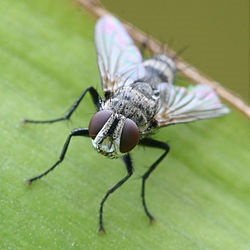
#> input picture images/fly1.jpg, 250 x 250 px
$ python generator.py
#> lines starting #> are read from the running program, lines starting #| are printed output that depends on the picture
#!/usr/bin/env python3

import matplotlib.pyplot as plt
import sys

from PIL import Image, ImageFilter

print("len(sys.argv)=", len(sys.argv))

if (len(sys.argv) >= 2):
    filename = sys.argv[1]
else:
    filename = "../images/fly1.jpg"

debug_show = False
rows = 2 + 1 * debug_show
print("rows = ", rows)

image0 = Image.open(filename)
#> image0 is the input picture: PIL image 250x250 RGB; mean R, G, B 142.1, 163.6, 104.1
w, h = image0.size
#> w = 250; h = 250

fig = plt.figure()
ax = fig.add_subplot(rows, 2, 1)
ax.set_title("Original")
plt.axis("off")
plt.imshow(image0)
image0.save("group/00.png");


image1 = image0.crop((0, 0, (w >> 1), h))
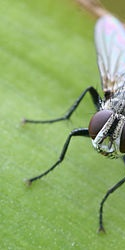
#> image1: PIL image 125x250 RGB; mean R, G, B 145.5, 173.6, 108.4
print(image1.size)
#| (125, 250)
blurred1 = image1.filter(ImageFilter.GaussianBlur(radius=1))
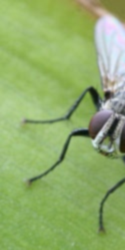
#> blurred1: PIL image 125x250 RGB; mean R, G, B 145.2, 173.3, 108
if debug_show:
    ax = fig.add_subplot(rows, 2, 3)
    ax.set_title("Left side")
    plt.axis("off")
    plt.imshow(blurred1)


image2 = image0.crop(((w >> 1), 0, w, h))
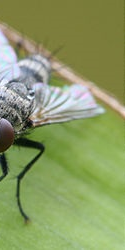
#> image2: PIL image 125x250 RGB; mean R, G, B 138.8, 153.6, 99.7
print(image2.size)
#| (125, 250)
blurred2 = image2.filter(ImageFilter.GaussianBlur(radius=1))
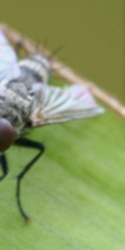
#> blurred2: PIL image 125x250 RGB; mean R, G, B 138.5, 153.4, 99.4
if debug_show:
    ax = fig.add_subplot(rows, 2, 4)
    ax.set_title("Right side")
    plt.axis("off")
    plt.imshow(blurred2)


image3 = Image.new("RGB", (w, h))
#> image3: PIL image 250x250 RGB; every value is 0
image3.paste(blurred1, (0, 0, (w >> 1), h))
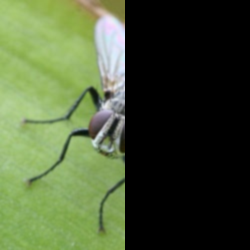
#> image3: PIL image 250x250 RGB; mean R, G, B 72.6, 86.6, 54
image3.paste(image2, ((w >> 1), 0, w, h))

ax = fig.add_subplot(rows, 2, rows * 2 - 1)
ax.set_title("Blurred left")
plt.imshow(image3)
image3.save("group/01.png");


image4 = Image.new("RGB", (w, h))
image4.paste(image1, (0, 0, (w >> 1), h))
image4.paste(blurred2, ((w >> 1), 0, w, h))

ax = fig.add_subplot(rows, 2, rows * 2)
ax.set_title("Blurred right")
plt.imshow(image4)
image4.save("group/02.png");

plt.show()

$ run again, with images/fly.jpg copied over images/fly1.jpg
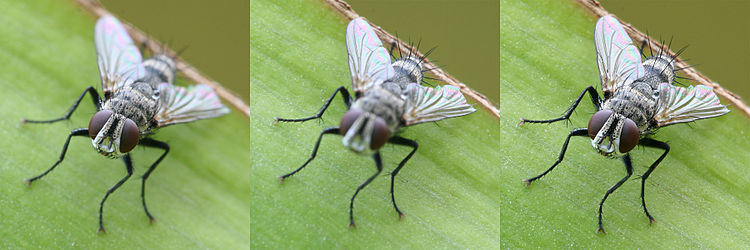
#> input picture images/fly.jpg, 750 x 250 px
#> image0 is the input picture: PIL image 750x250 RGB; mean R, G, B 141.9, 163.8, 103.6
#| (375, 250)
#| (375, 250)
#> `image3.paste(blurred1, (0, 0, (w >> 1), h))`:
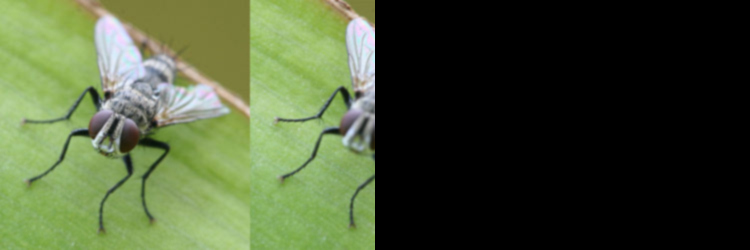
#> image3: PIL image 750x250 RGB; mean R, G, B 71.6, 83.9, 53.3
#> `image4.paste(blurred2, ((w >> 1), 0, w, h))`:
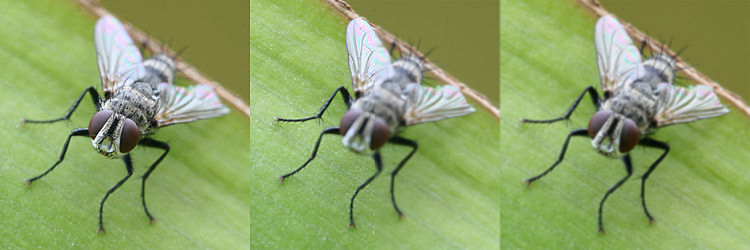
#> image4: PIL image 750x250 RGB; mean R, G, B 141.7, 163.6, 103.4
